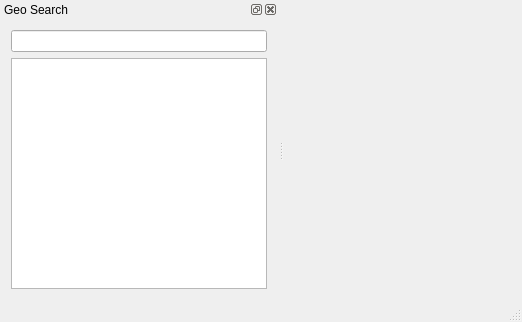
<?xml version="1.0" encoding="UTF-8"?>
<ui version="4.0">
 <class>MainWindow</class>
 <widget class="QMainWindow" name="MainWindow">
  <property name="geometry">
   <rect>
    <x>0</x>
    <y>0</y>
    <width>522</width>
    <height>322</height>
   </rect>
  </property>
  <property name="windowTitle">
   <string>World Map</string>
  </property>
  <widget class="QWidget" name="centralWidget">
   <layout class="QVBoxLayout" name="centralLayout">
    <property name="leftMargin">
     <number>0</number>
    </property>
    <property name="topMargin">
     <number>0</number>
    </property>
    <property name="rightMargin">
     <number>0</number>
    </property>
    <property name="bottomMargin">
     <number>0</number>
    </property>
   </layout>
  </widget>
  <widget class="QMenuBar" name="menuBar">
   <property name="geometry">
    <rect>
     <x>0</x>
     <y>0</y>
     <width>522</width>
     <height>19</height>
    </rect>
   </property>
  </widget>
  <widget class="QStatusBar" name="statusBar"/>
  <widget class="QDockWidget" name="dockWidget">
   <property name="windowTitle">
    <string>Geo Search</string>
   </property>
   <attribute name="dockWidgetArea">
    <number>1</number>
   </attribute>
   <widget class="QWidget" name="dockWidgetContents">
    <layout class="QVBoxLayout" name="verticalLayout">
     <item>
      <widget class="QLineEdit" name="lineEdit"/>
     </item>
     <item>
      <widget class="QTreeWidget" name="treeWidget">
       <attribute name="headerVisible">
        <bool>false</bool>
       </attribute>
       <column>
        <property name="text">
         <string notr="true">1</string>
        </property>
       </column>
      </widget>
     </item>
    </layout>
   </widget>
  </widget>
 </widget>
 <layoutdefault spacing="6" margin="11"/>
 <resources/>
 <connections/>
</ui>
